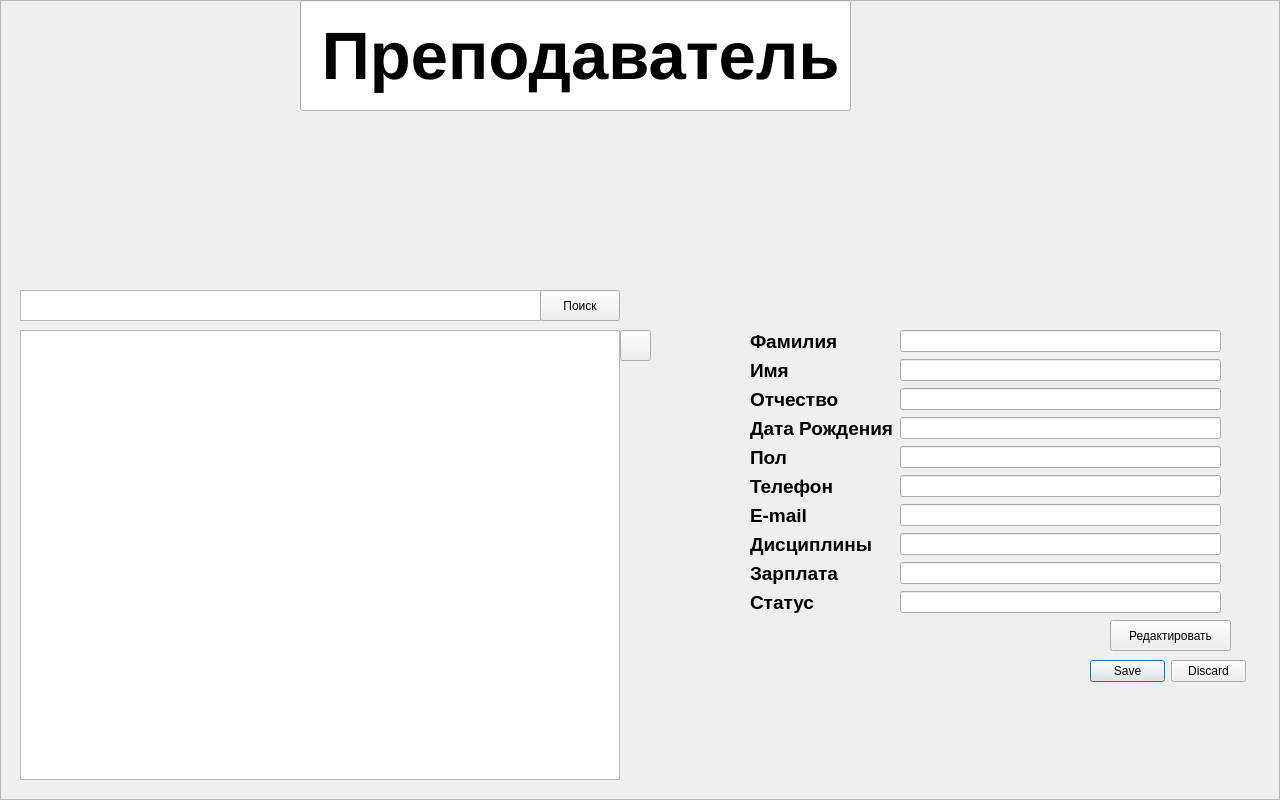
<?xml version="1.0" encoding="UTF-8"?>
<ui version="4.0">
 <class>DialogTeachers</class>
 <widget class="QDialog" name="DialogTeachers">
  <property name="geometry">
   <rect>
    <x>0</x>
    <y>0</y>
    <width>1280</width>
    <height>800</height>
   </rect>
  </property>
  <property name="windowTitle">
   <string>Dialog</string>
  </property>
  <property name="windowIcon">
   <iconset>
    <normaloff>DesignImages/fon_end1.png</normaloff>DesignImages/fon_end1.png</iconset>
  </property>
  <widget class="QLabel" name="label_pageTeachers">
   <property name="geometry">
    <rect>
     <x>0</x>
     <y>0</y>
     <width>1280</width>
     <height>800</height>
    </rect>
   </property>
   <property name="frameShape">
    <enum>QFrame::StyledPanel</enum>
   </property>
   <property name="text">
    <string/>
   </property>
   <property name="pixmap">
    <pixmap>DesignImages/fon_end.png</pixmap>
   </property>
  </widget>
  <widget class="QTextEdit" name="textSearch">
   <property name="geometry">
    <rect>
     <x>20</x>
     <y>290</y>
     <width>521</width>
     <height>31</height>
    </rect>
   </property>
   <property name="cursor" stdset="0">
    <cursorShape>IBeamCursor</cursorShape>
   </property>
   <property name="mouseTracking">
    <bool>false</bool>
   </property>
   <property name="tabletTracking">
    <bool>false</bool>
   </property>
   <property name="focusPolicy">
    <enum>Qt::NoFocus</enum>
   </property>
   <property name="contextMenuPolicy">
    <enum>Qt::NoContextMenu</enum>
   </property>
   <property name="autoFillBackground">
    <bool>false</bool>
   </property>
   <property name="acceptRichText">
    <bool>false</bool>
   </property>
  </widget>
  <widget class="QPushButton" name="buttonSearch">
   <property name="geometry">
    <rect>
     <x>540</x>
     <y>290</y>
     <width>80</width>
     <height>31</height>
    </rect>
   </property>
   <property name="text">
    <string>Поиск</string>
   </property>
  </widget>
  <widget class="QLineEdit" name="lineEdit">
   <property name="geometry">
    <rect>
     <x>300</x>
     <y>0</y>
     <width>551</width>
     <height>111</height>
    </rect>
   </property>
   <property name="font">
    <font>
     <pointsize>50</pointsize>
     <weight>75</weight>
     <bold>true</bold>
    </font>
   </property>
   <property name="text">
    <string> Преподаватель</string>
   </property>
  </widget>
  <widget class="QPushButton" name="buttonBack">
   <property name="geometry">
    <rect>
     <x>14</x>
     <y>2</y>
     <width>281</width>
     <height>271</height>
    </rect>
   </property>
   <property name="text">
    <string/>
   </property>
   <property name="flat">
    <bool>true</bool>
   </property>
  </widget>
  <widget class="QPushButton" name="pushAdd">
   <property name="geometry">
    <rect>
     <x>620</x>
     <y>330</y>
     <width>31</width>
     <height>31</height>
    </rect>
   </property>
   <property name="text">
    <string/>
   </property>
   <property name="icon">
    <iconset>
     <normaloff>DesignImages/Add_end.png</normaloff>DesignImages/Add_end.png</iconset>
   </property>
   <property name="iconSize">
    <size>
     <width>31</width>
     <height>31</height>
    </size>
   </property>
  </widget>
  <widget class="QLabel" name="label_avatar">
   <property name="geometry">
    <rect>
     <x>870</x>
     <y>60</y>
     <width>227</width>
     <height>242</height>
    </rect>
   </property>
   <property name="text">
    <string/>
   </property>
   <property name="pixmap">
    <pixmap>DesignImages/Photo.png</pixmap>
   </property>
  </widget>
  <widget class="QPushButton" name="button_edit">
   <property name="geometry">
    <rect>
     <x>1110</x>
     <y>620</y>
     <width>121</width>
     <height>31</height>
    </rect>
   </property>
   <property name="text">
    <string>Редактировать</string>
   </property>
  </widget>
  <widget class="QDialogButtonBox" name="button_BoxSubmitCancel">
   <property name="geometry">
    <rect>
     <x>1090</x>
     <y>660</y>
     <width>156</width>
     <height>23</height>
    </rect>
   </property>
   <property name="standardButtons">
    <set>QDialogButtonBox::Discard|QDialogButtonBox::Save</set>
   </property>
  </widget>
  <widget class="QTableView" name="tableView">
   <property name="geometry">
    <rect>
     <x>20</x>
     <y>330</y>
     <width>600</width>
     <height>450</height>
    </rect>
   </property>
  </widget>
  <widget class="QWidget" name="formLayoutWidget">
   <property name="geometry">
    <rect>
     <x>750</x>
     <y>330</y>
     <width>471</width>
     <height>286</height>
    </rect>
   </property>
   <layout class="QFormLayout" name="formLayout">
    <item row="0" column="0">
     <widget class="QLabel" name="label_surname">
      <property name="font">
       <font>
        <pointsize>14</pointsize>
        <weight>75</weight>
        <bold>true</bold>
       </font>
      </property>
      <property name="text">
       <string>Фамилия</string>
      </property>
     </widget>
    </item>
    <item row="1" column="0">
     <widget class="QLabel" name="label_name">
      <property name="font">
       <font>
        <pointsize>14</pointsize>
        <weight>75</weight>
        <bold>true</bold>
       </font>
      </property>
      <property name="text">
       <string>Имя</string>
      </property>
     </widget>
    </item>
    <item row="2" column="0">
     <widget class="QLabel" name="label_patronymic">
      <property name="font">
       <font>
        <pointsize>14</pointsize>
        <weight>75</weight>
        <bold>true</bold>
       </font>
      </property>
      <property name="text">
       <string>Отчество</string>
      </property>
     </widget>
    </item>
    <item row="3" column="0">
     <widget class="QLabel" name="label_date_of_birth">
      <property name="font">
       <font>
        <pointsize>14</pointsize>
        <weight>75</weight>
        <bold>true</bold>
       </font>
      </property>
      <property name="text">
       <string>Дата Рождения</string>
      </property>
     </widget>
    </item>
    <item row="4" column="0">
     <widget class="QLabel" name="label_sex">
      <property name="font">
       <font>
        <pointsize>14</pointsize>
        <weight>75</weight>
        <bold>true</bold>
       </font>
      </property>
      <property name="text">
       <string>Пол</string>
      </property>
     </widget>
    </item>
    <item row="5" column="0">
     <widget class="QLabel" name="label_phone">
      <property name="font">
       <font>
        <pointsize>14</pointsize>
        <weight>75</weight>
        <bold>true</bold>
       </font>
      </property>
      <property name="text">
       <string>Телефон</string>
      </property>
     </widget>
    </item>
    <item row="6" column="0">
     <widget class="QLabel" name="label_email">
      <property name="font">
       <font>
        <pointsize>14</pointsize>
        <weight>75</weight>
        <bold>true</bold>
       </font>
      </property>
      <property name="text">
       <string>E-mail</string>
      </property>
     </widget>
    </item>
    <item row="7" column="0">
     <widget class="QLabel" name="label_disciplines">
      <property name="font">
       <font>
        <pointsize>14</pointsize>
        <weight>75</weight>
        <bold>true</bold>
       </font>
      </property>
      <property name="text">
       <string>Дисциплины</string>
      </property>
     </widget>
    </item>
    <item row="8" column="0">
     <widget class="QLabel" name="label_salary">
      <property name="font">
       <font>
        <pointsize>14</pointsize>
        <weight>75</weight>
        <bold>true</bold>
       </font>
      </property>
      <property name="text">
       <string>Зарплата</string>
      </property>
     </widget>
    </item>
    <item row="9" column="0">
     <widget class="QLabel" name="label_status">
      <property name="font">
       <font>
        <pointsize>14</pointsize>
        <weight>75</weight>
        <bold>true</bold>
       </font>
      </property>
      <property name="text">
       <string>Статус</string>
      </property>
     </widget>
    </item>
    <item row="0" column="1">
     <widget class="QLineEdit" name="lineEdit_surname"/>
    </item>
    <item row="1" column="1">
     <widget class="QLineEdit" name="lineEdit_name"/>
    </item>
    <item row="2" column="1">
     <widget class="QLineEdit" name="lineEdit_patronymic"/>
    </item>
    <item row="3" column="1">
     <widget class="QLineEdit" name="date_of_birth"/>
    </item>
    <item row="4" column="1">
     <widget class="QLineEdit" name="lineEdit_sex"/>
    </item>
    <item row="5" column="1">
     <widget class="QLineEdit" name="lineEdit_phone"/>
    </item>
    <item row="6" column="1">
     <widget class="QLineEdit" name="lineEdit_email"/>
    </item>
    <item row="7" column="1">
     <widget class="QLineEdit" name="lineEdit_disciplines"/>
    </item>
    <item row="8" column="1">
     <widget class="QLineEdit" name="lineEdit_salary"/>
    </item>
    <item row="9" column="1">
     <widget class="QLineEdit" name="lineEdit_status"/>
    </item>
   </layout>
  </widget>
 </widget>
 <resources/>
 <connections/>
</ui>
